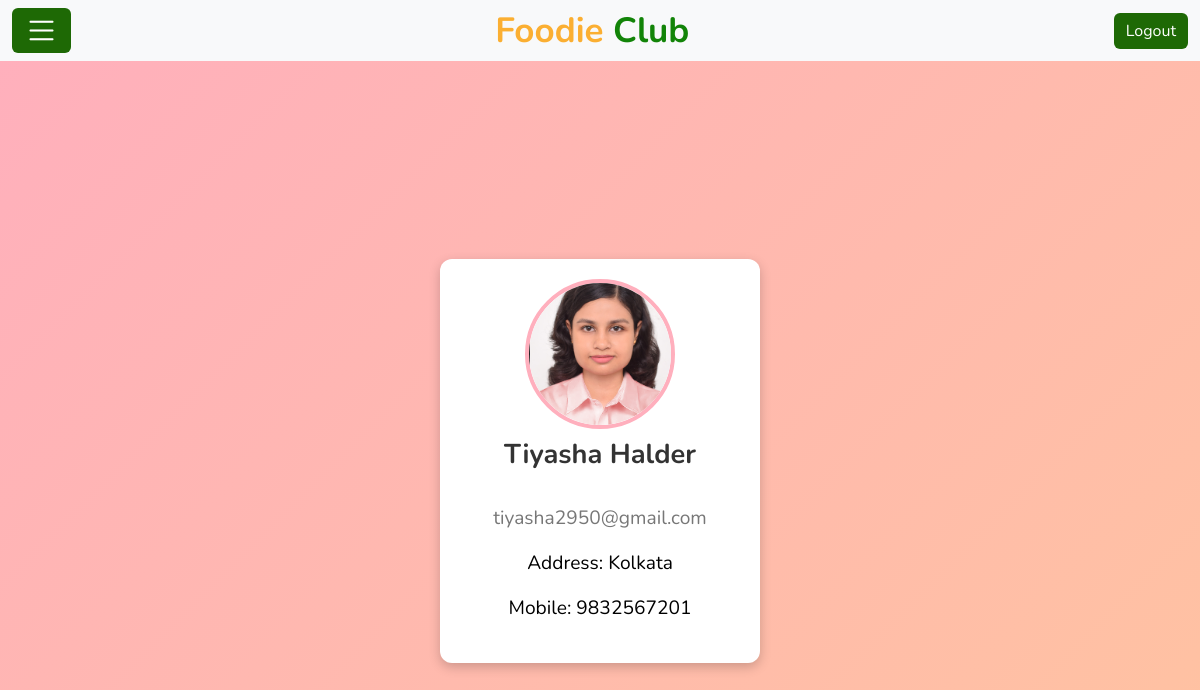
/my_profile/ (signed in), run on the app's committed database.
### Customer/models.py (models this page shows)
class Customer(models.Model):
    cust_id=models.AutoField(primary_key=True)
    name=models.CharField(max_length=100)
    profile_picture=models.ImageField(upload_to='profile_picture/',validators=[validate_image])
    email=models.EmailField(unique=True)
    password=models.CharField(max_length=50)
    mobile_number=models.BigIntegerField(unique=True)
    address=models.CharField(max_length=300)

### Customer/views.py (the view)
# urls.py: path('my_profile/',views.my_profile,name="my_profile"),
def my_profile(request):
    email=request.session.get('email')
    if request.session and Customer.objects.filter(email=email).exists():
        customer=Customer.objects.get(email=email)
        data={'cus_name':customer.name,'cus_profile_picture':customer.profile_picture,'cus_email':customer.email,'cus_address':customer.address,'cus_mobilenumber':customer.mobile_number}
        return render(request,'My_profile.html',data)
    else:
        return redirect('error')

### templates/My_profile.html (shortened to what this page needs)
<!DOCTYPE html>
<html lang="en">
<head>
    {%load static%}
    <link href="https://cdn.jsdelivr.net/npm/bootstrap@5.3.0-alpha3/dist/css/bootstrap.min.css" rel="stylesheet">
    <link rel="stylesheet" href="https://cdn.jsdelivr.net/npm/bootstrap-icons@1.11.3/font/bootstrap-icons.min.css">
</head>
<body>
    <div class="navbar navbar-expand-lg bg-light navbar-light">
        <div class="container-fluid">
            <a class="btn btn-primary navbar-brand" data-bs-toggle="offcanvas" href="#offcanvasExample" role="button" aria-controls="offcanvasExample"><i class="bi bi-list" style="color: white;"></i></a>
            <a href="/" class="navbar-brand">Foodie <span>Club</span></a>
            <a href="/logout"><button type="button" class="btn btn-primary">
                Logout
            </button></a>
        </div>
    </div>
    <div class="page-container">
        <div class="profile-container">
            <div class="profile-header">
            <div class="profile-pic">
                <img src="{{cus_profile_picture.url}}" alt="Profile Picture" height="150" width="150" style="object-fit: cover; object-position: center;">
            </div>
            <h1 class="name">{{cus_name}}</h1>
            <br>
            <p class="email">{{cus_email}}</p>
            <p id="text" style="font-size: 1.2em;">Address: {{cus_address}}</p>
            <p id="text" style="font-size: 1.2em;">Mobile: {{cus_mobilenumber}}</p>
            </div>
        </div>
    </div>
</body>
</html>

### templates/My_profile.html (style rules this page uses)
body { color: black; margin: 0; font-family: 'Nunito', sans-serif; background: linear-gradient(135deg, rgb(255, 175, 189), rgb(255, 195, 160)); }
.btn-primary { background-color: #1e6905; border: none; }
.navbar .navbar-brand { margin: 0; color: #fbaf32; font-size: 35px; line-height: 0px; font-weight: 700; font-family: 'Nunito', sans-serif; transition: .5s; }
.navbar .navbar-brand span { color: #128408; }
.page-container { display: flex; justify-content: center; align-items: center; min-height: 100vh; top: -30px; }
.profile-container { background: #fff; border-radius: 12px; box-shadow: 0px 4px 12px rgba(0, 0, 0, 0.2); overflow: hidden; width: 320px; text-align: center; padding: 20px; }
.profile-header { margin-bottom: 20px; }
.profile-pic { height: 150px; width: 150px; margin: 0 auto 10px; overflow: hidden; border-radius: 50%; border: 4px solid #ffafbd; }
.name { font-size: 1.7em; font-weight: bold; color: #333; }
.email { font-size: 1.2em; color: #777; }

### data on the page
Customer: name "Tiyasha Halder", email "tiyasha2950@gmail.com", address "Kolkata"

### other printed values
{{ cus_mobilenumber }} "9832567201"
